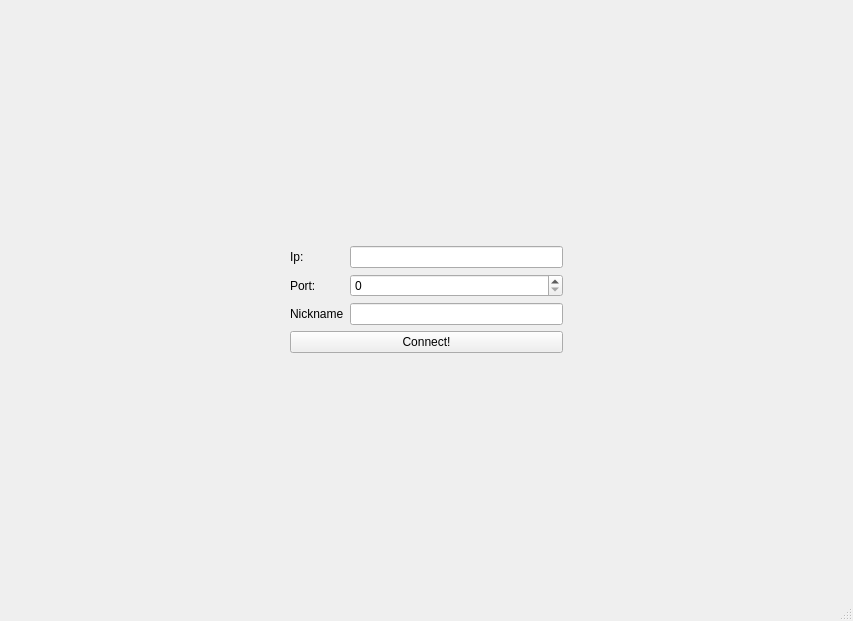
<?xml version="1.0" encoding="UTF-8"?>
<ui version="4.0">
 <class>Client</class>
 <widget class="QMainWindow" name="Client">
  <property name="geometry">
   <rect>
    <x>0</x>
    <y>0</y>
    <width>853</width>
    <height>621</height>
   </rect>
  </property>
  <property name="windowTitle">
   <string>Client</string>
  </property>
  <widget class="QWidget" name="centralwidget">
   <layout class="QVBoxLayout" name="verticalLayout">
    <item>
     <widget class="QStackedWidget" name="stackedWidget">
      <property name="currentIndex">
       <number>0</number>
      </property>
      <widget class="QWidget" name="connection">
       <layout class="QHBoxLayout" name="horizontalLayout_2">
        <item>
         <spacer name="horizontalSpacer">
          <property name="orientation">
           <enum>Qt::Horizontal</enum>
          </property>
          <property name="sizeHint" stdset="0">
           <size>
            <width>265</width>
            <height>20</height>
           </size>
          </property>
         </spacer>
        </item>
        <item>
         <layout class="QVBoxLayout" name="verticalLayout_4">
          <item>
           <spacer name="verticalSpacer_2">
            <property name="orientation">
             <enum>Qt::Vertical</enum>
            </property>
            <property name="sizeHint" stdset="0">
             <size>
              <width>20</width>
              <height>40</height>
             </size>
            </property>
           </spacer>
          </item>
          <item>
           <layout class="QHBoxLayout" name="horizontalLayout">
            <item>
             <layout class="QVBoxLayout" name="verticalLayout_3">
              <item>
               <widget class="QLabel" name="label">
                <property name="text">
                 <string>Ip:</string>
                </property>
               </widget>
              </item>
              <item>
               <widget class="QLabel" name="label_2">
                <property name="text">
                 <string>Port:</string>
                </property>
               </widget>
              </item>
              <item>
               <widget class="QLabel" name="label_3">
                <property name="text">
                 <string>Nickname</string>
                </property>
               </widget>
              </item>
             </layout>
            </item>
            <item>
             <layout class="QVBoxLayout" name="verticalLayout_2">
              <item>
               <widget class="QLineEdit" name="e_address"/>
              </item>
              <item>
               <widget class="QSpinBox" name="sb_port"/>
              </item>
              <item>
               <widget class="QLineEdit" name="e_nickname"/>
              </item>
             </layout>
            </item>
           </layout>
          </item>
          <item>
           <widget class="QPushButton" name="b_connect">
            <property name="text">
             <string>Connect!</string>
            </property>
           </widget>
          </item>
          <item>
           <spacer name="verticalSpacer">
            <property name="orientation">
             <enum>Qt::Vertical</enum>
            </property>
            <property name="sizeHint" stdset="0">
             <size>
              <width>20</width>
              <height>40</height>
             </size>
            </property>
           </spacer>
          </item>
         </layout>
        </item>
        <item>
         <spacer name="horizontalSpacer_2">
          <property name="orientation">
           <enum>Qt::Horizontal</enum>
          </property>
          <property name="sizeHint" stdset="0">
           <size>
            <width>265</width>
            <height>20</height>
           </size>
          </property>
         </spacer>
        </item>
       </layout>
      </widget>
      <widget class="QWidget" name="messages">
       <layout class="QVBoxLayout" name="verticalLayout_5">
        <item>
         <layout class="QHBoxLayout" name="horizontalLayout_4">
          <property name="sizeConstraint">
           <enum>QLayout::SetMaximumSize</enum>
          </property>
          <item>
           <widget class="QTextEdit" name="t_messages"/>
          </item>
          <item>
           <widget class="QListWidget" name="l_users">
            <property name="minimumSize">
             <size>
              <width>150</width>
              <height>0</height>
             </size>
            </property>
            <property name="maximumSize">
             <size>
              <width>150</width>
              <height>16777215</height>
             </size>
            </property>
           </widget>
          </item>
         </layout>
        </item>
        <item>
         <layout class="QHBoxLayout" name="horizontalLayout_3">
          <property name="sizeConstraint">
           <enum>QLayout::SetMaximumSize</enum>
          </property>
          <item>
           <widget class="QTextEdit" name="t_message">
            <property name="minimumSize">
             <size>
              <width>0</width>
              <height>100</height>
             </size>
            </property>
            <property name="maximumSize">
             <size>
              <width>16777215</width>
              <height>100</height>
             </size>
            </property>
           </widget>
          </item>
          <item>
           <widget class="QPushButton" name="b_send">
            <property name="minimumSize">
             <size>
              <width>80</width>
              <height>80</height>
             </size>
            </property>
            <property name="maximumSize">
             <size>
              <width>80</width>
              <height>80</height>
             </size>
            </property>
            <property name="text">
             <string>Send</string>
            </property>
           </widget>
          </item>
         </layout>
        </item>
       </layout>
      </widget>
     </widget>
    </item>
   </layout>
  </widget>
  <widget class="QMenuBar" name="menubar">
   <property name="geometry">
    <rect>
     <x>0</x>
     <y>0</y>
     <width>853</width>
     <height>19</height>
    </rect>
   </property>
  </widget>
  <widget class="QStatusBar" name="statusbar"/>
 </widget>
 <resources/>
 <connections/>
</ui>
